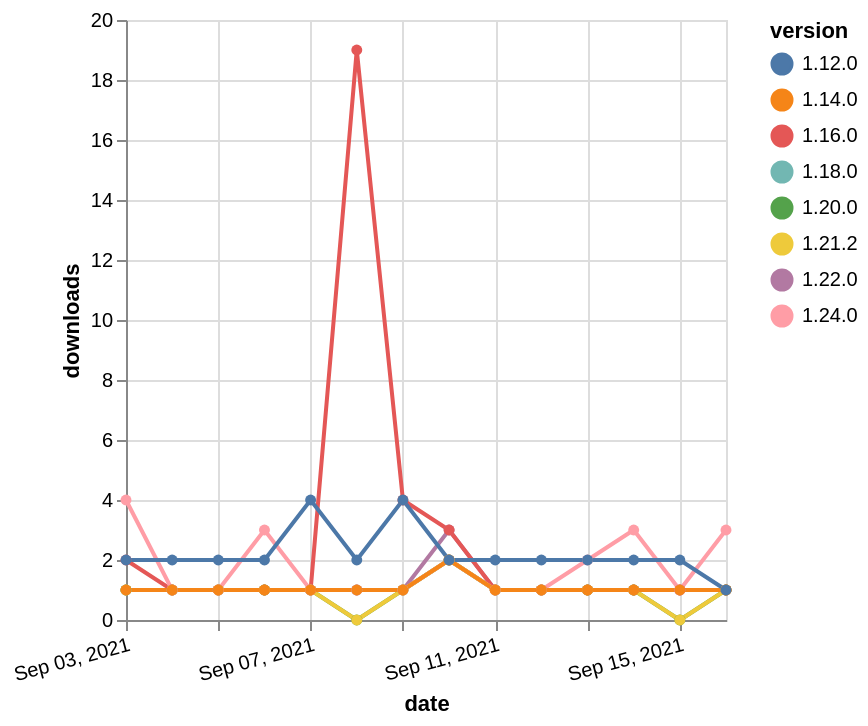

This figure's Vega-Lite source:
### Vega-Lite specification from a JSON file in a GitHub repository (floating-point values rounded to 4 significant figures)
{"$schema": "https://vega.github.io/schema/vega-lite/v5.json", "description": "A simple bar chart with embedded data.", "data": {"values": [{"date": "2021-09-03", "total": 205, "delta": 1, "version": "1.18.0"}, {"date": "2021-09-04", "total": 206, "delta": 1, "version": "1.18.0"}, {"date": "2021-09-05", "total": 207, "delta": 1, "version": "1.18.0"}, {"date": "2021-09-06", "total": 208, "delta": 1, "version": "1.18.0"}, {"date": "2021-09-07", "total": 209, "delta": 1, "version": "1.18.0"}, {"date": "2021-09-08", "total": 210, "delta": 1, "version": "1.18.0"}, {"date": "2021-09-09", "total": 211, "delta": 1, "version": "1.18.0"}, {"date": "2021-09-10", "total": 213, "delta": 2, "version": "1.18.0"}, {"date": "2021-09-11", "total": 214, "delta": 1, "version": "1.18.0"}, {"date": "2021-09-12", "total": 215, "delta": 1, "version": "1.18.0"}, {"date": "2021-09-13", "total": 216, "delta": 1, "version": "1.18.0"}, {"date": "2021-09-14", "total": 217, "delta": 1, "version": "1.18.0"}, {"date": "2021-09-15", "total": 218, "delta": 1, "version": "1.18.0"}, {"date": "2021-09-16", "total": 219, "delta": 1, "version": "1.18.0"}, {"date": "2021-09-03", "total": 213, "delta": 1, "version": "1.22.0"}, {"date": "2021-09-04", "total": 214, "delta": 1, "version": "1.22.0"}, {"date": "2021-09-05", "total": 215, "delta": 1, "version": "1.22.0"}, {"date": "2021-09-06", "total": 216, "delta": 1, "version": "1.22.0"}, {"date": "2021-09-07", "total": 217, "delta": 1, "version": "1.22.0"}, {"date": "2021-09-08", "total": 218, "delta": 1, "version": "1.22.0"}, {"date": "2021-09-09", "total": 219, "delta": 1, "version": "1.22.0"}, {"date": "2021-09-10", "total": 222, "delta": 3, "version": "1.22.0"}, {"date": "2021-09-11", "total": 223, "delta": 1, "version": "1.22.0"}, {"date": "2021-09-12", "total": 224, "delta": 1, "version": "1.22.0"}, {"date": "2021-09-13", "total": 225, "delta": 1, "version": "1.22.0"}, {"date": "2021-09-14", "total": 226, "delta": 1, "version": "1.22.0"}, {"date": "2021-09-15", "total": 227, "delta": 1, "version": "1.22.0"}, {"date": "2021-09-16", "total": 228, "delta": 1, "version": "1.22.0"}, {"date": "2021-09-03", "total": 175, "delta": 1, "version": "1.20.0"}, {"date": "2021-09-04", "total": 176, "delta": 1, "version": "1.20.0"}, {"date": "2021-09-05", "total": 177, "delta": 1, "version": "1.20.0"}, {"date": "2021-09-06", "total": 178, "delta": 1, "version": "1.20.0"}, {"date": "2021-09-07", "total": 179, "delta": 1, "version": "1.20.0"}, {"date": "2021-09-08", "total": 179, "delta": 0, "version": "1.20.0"}, {"date": "2021-09-09", "total": 180, "delta": 1, "version": "1.20.0"}, {"date": "2021-09-10", "total": 182, "delta": 2, "version": "1.20.0"}, {"date": "2021-09-11", "total": 183, "delta": 1, "version": "1.20.0"}, {"date": "2021-09-12", "total": 184, "delta": 1, "version": "1.20.0"}, {"date": "2021-09-13", "total": 185, "delta": 1, "version": "1.20.0"}, {"date": "2021-09-14", "total": 186, "delta": 1, "version": "1.20.0"}, {"date": "2021-09-15", "total": 186, "delta": 0, "version": "1.20.0"}, {"date": "2021-09-16", "total": 187, "delta": 1, "version": "1.20.0"}, {"date": "2021-09-03", "total": 364, "delta": 2, "version": "1.16.0"}, {"date": "2021-09-04", "total": 365, "delta": 1, "version": "1.16.0"}, {"date": "2021-09-05", "total": 366, "delta": 1, "version": "1.16.0"}, {"date": "2021-09-06", "total": 367, "delta": 1, "version": "1.16.0"}, {"date": "2021-09-07", "total": 368, "delta": 1, "version": "1.16.0"}, {"date": "2021-09-08", "total": 387, "delta": 19, "version": "1.16.0"}, {"date": "2021-09-09", "total": 391, "delta": 4, "version": "1.16.0"}, {"date": "2021-09-10", "total": 394, "delta": 3, "version": "1.16.0"}, {"date": "2021-09-11", "total": 395, "delta": 1, "version": "1.16.0"}, {"date": "2021-09-12", "total": 396, "delta": 1, "version": "1.16.0"}, {"date": "2021-09-13", "total": 397, "delta": 1, "version": "1.16.0"}, {"date": "2021-09-14", "total": 398, "delta": 1, "version": "1.16.0"}, {"date": "2021-09-15", "total": 399, "delta": 1, "version": "1.16.0"}, {"date": "2021-09-16", "total": 400, "delta": 1, "version": "1.16.0"}, {"date": "2021-09-03", "total": 168, "delta": 1, "version": "1.21.2"}, {"date": "2021-09-04", "total": 169, "delta": 1, "version": "1.21.2"}, {"date": "2021-09-05", "total": 170, "delta": 1, "version": "1.21.2"}, {"date": "2021-09-06", "total": 171, "delta": 1, "version": "1.21.2"}, {"date": "2021-09-07", "total": 172, "delta": 1, "version": "1.21.2"}, {"date": "2021-09-08", "total": 172, "delta": 0, "version": "1.21.2"}, {"date": "2021-09-09", "total": 173, "delta": 1, "version": "1.21.2"}, {"date": "2021-09-10", "total": 175, "delta": 2, "version": "1.21.2"}, {"date": "2021-09-11", "total": 176, "delta": 1, "version": "1.21.2"}, {"date": "2021-09-12", "total": 177, "delta": 1, "version": "1.21.2"}, {"date": "2021-09-13", "total": 178, "delta": 1, "version": "1.21.2"}, {"date": "2021-09-14", "total": 179, "delta": 1, "version": "1.21.2"}, {"date": "2021-09-15", "total": 179, "delta": 0, "version": "1.21.2"}, {"date": "2021-09-16", "total": 180, "delta": 1, "version": "1.21.2"}, {"date": "2021-09-03", "total": 137, "delta": 4, "version": "1.24.0"}, {"date": "2021-09-04", "total": 138, "delta": 1, "version": "1.24.0"}, {"date": "2021-09-05", "total": 139, "delta": 1, "version": "1.24.0"}, {"date": "2021-09-06", "total": 142, "delta": 3, "version": "1.24.0"}, {"date": "2021-09-07", "total": 143, "delta": 1, "version": "1.24.0"}, {"date": "2021-09-08", "total": 144, "delta": 1, "version": "1.24.0"}, {"date": "2021-09-09", "total": 145, "delta": 1, "version": "1.24.0"}, {"date": "2021-09-10", "total": 147, "delta": 2, "version": "1.24.0"}, {"date": "2021-09-11", "total": 148, "delta": 1, "version": "1.24.0"}, {"date": "2021-09-12", "total": 149, "delta": 1, "version": "1.24.0"}, {"date": "2021-09-13", "total": 151, "delta": 2, "version": "1.24.0"}, {"date": "2021-09-14", "total": 154, "delta": 3, "version": "1.24.0"}, {"date": "2021-09-15", "total": 155, "delta": 1, "version": "1.24.0"}, {"date": "2021-09-16", "total": 158, "delta": 3, "version": "1.24.0"}, {"date": "2021-09-03", "total": 263, "delta": 1, "version": "1.14.0"}, {"date": "2021-09-04", "total": 264, "delta": 1, "version": "1.14.0"}, {"date": "2021-09-05", "total": 265, "delta": 1, "version": "1.14.0"}, {"date": "2021-09-06", "total": 266, "delta": 1, "version": "1.14.0"}, {"date": "2021-09-07", "total": 267, "delta": 1, "version": "1.14.0"}, {"date": "2021-09-08", "total": 268, "delta": 1, "version": "1.14.0"}, {"date": "2021-09-09", "total": 269, "delta": 1, "version": "1.14.0"}, {"date": "2021-09-10", "total": 271, "delta": 2, "version": "1.14.0"}, {"date": "2021-09-11", "total": 272, "delta": 1, "version": "1.14.0"}, {"date": "2021-09-12", "total": 273, "delta": 1, "version": "1.14.0"}, {"date": "2021-09-13", "total": 274, "delta": 1, "version": "1.14.0"}, {"date": "2021-09-14", "total": 275, "delta": 1, "version": "1.14.0"}, {"date": "2021-09-15", "total": 276, "delta": 1, "version": "1.14.0"}, {"date": "2021-09-16", "total": 277, "delta": 1, "version": "1.14.0"}, {"date": "2021-09-03", "total": 2565, "delta": 2, "version": "1.12.0"}, {"date": "2021-09-04", "total": 2567, "delta": 2, "version": "1.12.0"}, {"date": "2021-09-05", "total": 2569, "delta": 2, "version": "1.12.0"}, {"date": "2021-09-06", "total": 2571, "delta": 2, "version": "1.12.0"}, {"date": "2021-09-07", "total": 2575, "delta": 4, "version": "1.12.0"}, {"date": "2021-09-08", "total": 2577, "delta": 2, "version": "1.12.0"}, {"date": "2021-09-09", "total": 2581, "delta": 4, "version": "1.12.0"}, {"date": "2021-09-10", "total": 2583, "delta": 2, "version": "1.12.0"}, {"date": "2021-09-11", "total": 2585, "delta": 2, "version": "1.12.0"}, {"date": "2021-09-12", "total": 2587, "delta": 2, "version": "1.12.0"}, {"date": "2021-09-13", "total": 2589, "delta": 2, "version": "1.12.0"}, {"date": "2021-09-14", "total": 2591, "delta": 2, "version": "1.12.0"}, {"date": "2021-09-15", "total": 2593, "delta": 2, "version": "1.12.0"}, {"date": "2021-09-16", "total": 2594, "delta": 1, "version": "1.12.0"}]}, "width": "container", "mark": {"type": "line", "point": {"filled": true}}, "encoding": {"x": {"field": "date", "type": "temporal", "timeUnit": "yearmonthdate", "title": "date", "axis": {"labelAngle": -15}}, "y": {"field": "delta", "type": "quantitative", "title": "downloads"}, "color": {"field": "version", "type": "nominal"}, "tooltip": {"field": "delta"}}}
